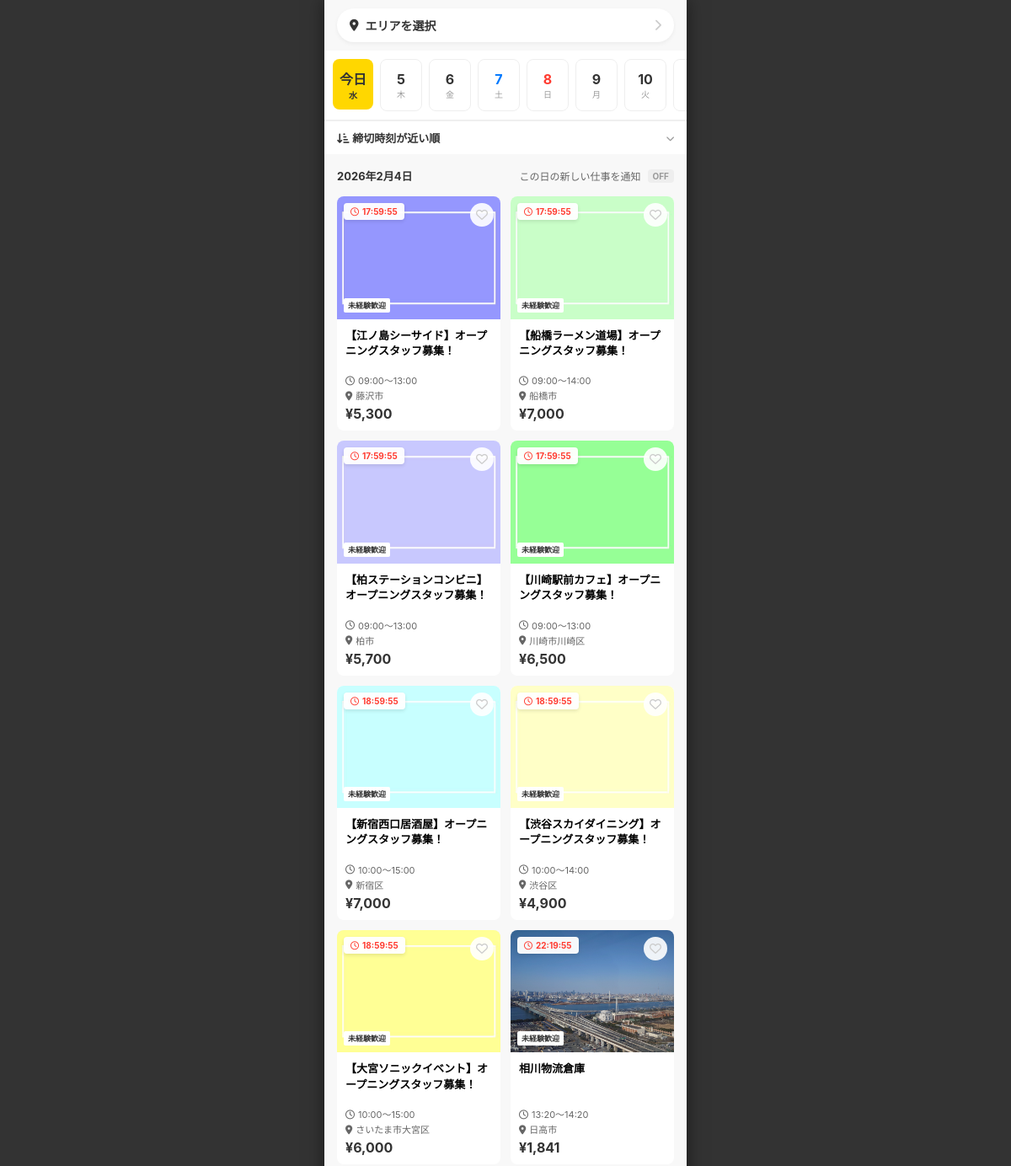
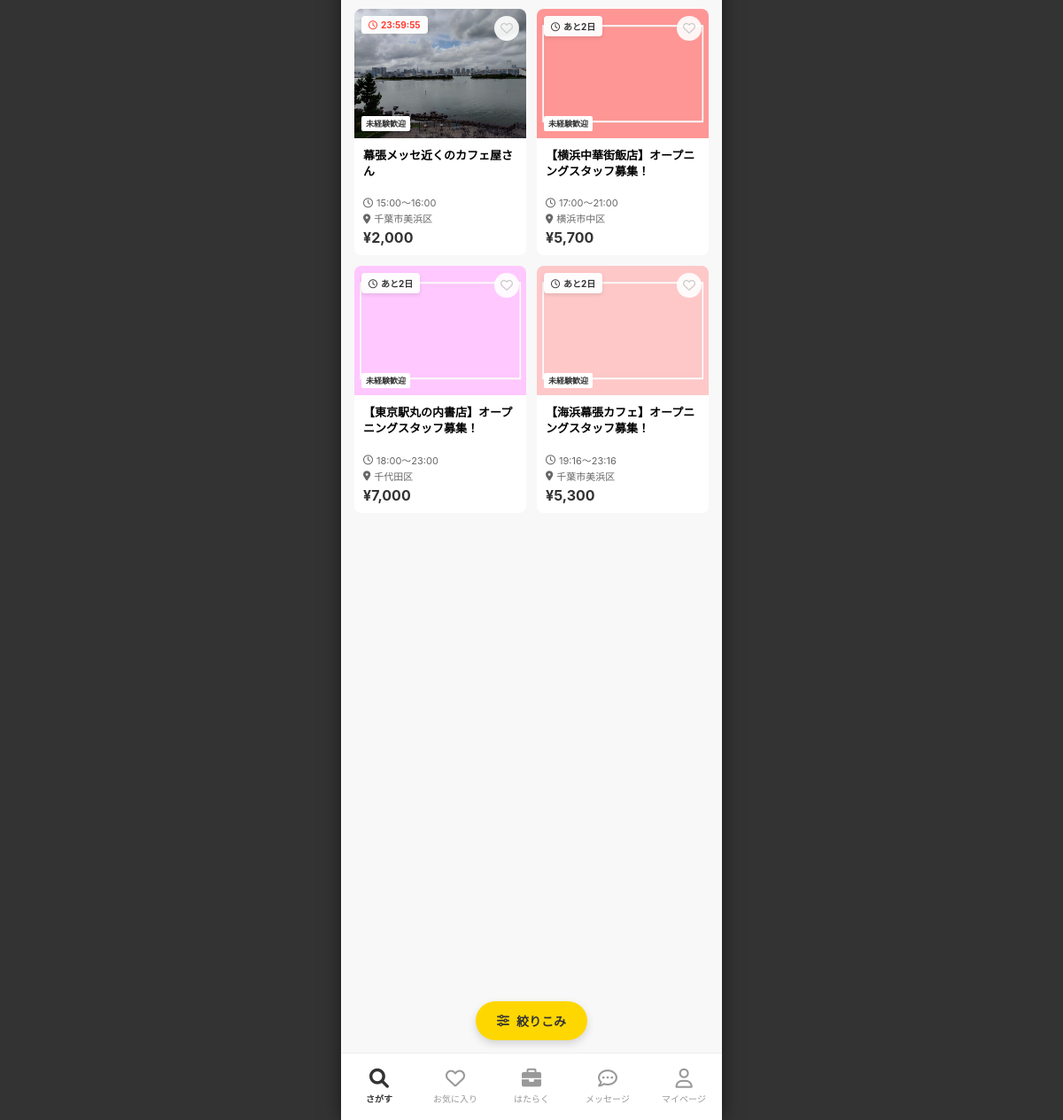
/home/, run on the app's committed database (2 pictures, top to bottom).
### business/models.py (models this page shows, shortened)
class JobPosting(models.Model):
    template = models.ForeignKey(JobTemplate, on_delete=models.CASCADE)
    work_date = models.DateField("勤務日")
    start_time = models.TimeField("開始時間")
    end_time = models.TimeField("終了時間")
    title = models.CharField("求人タイトル", max_length=200)
    work_content = models.TextField("業務内容", blank=True, null=True)
    is_long_term = models.BooleanField("長期バイト募集", default=False)
    hourly_wage = models.IntegerField("時給", default=1100)
    transportation_fee = models.IntegerField("交通費", default=500)
    recruitment_count = models.IntegerField("募集人数", default=1)
    break_start = models.TimeField("休憩開始時間", null=True, blank=True)
    break_duration = models.IntegerField("休憩時間(分)", default=0)
    application_deadline = models.DateTimeField("応募締切日時", null=True, blank=True)
    VISIBILITY_CHOICES = [
        ('public', '一般公開'),
        ('badge', 'バッジ限定'),
        ('group', 'グループ限定'),
        ('first_time', '初回ワーカー限定'),
        ('url', 'URL限定'),
    ]
    visibility = models.CharField("公開範囲", max_length=20, choices=VISIBILITY_CHOICES, default='public')
    is_published = models.BooleanField(default=True)
    created_at = models.DateTimeField(auto_now_add=True)
    @property
    def total_payment(self):
        from datetime import datetime, date, timedelta
        d = date.today()
        start_dt = datetime.combine(d, self.start_time)
        end_dt = datetime.combine(d, self.end_time)
        if end_dt <= start_dt:
            end_dt += timedelta(days=1)
        duration_hours = (end_dt - start_dt).total_seconds() / 3600
        work_hours = max(0, duration_hours - (self.break_duration / 60))
        return int(self.hourly_wage * work_hours) + self.transportation_fee

class JobTemplate(models.Model):
    store = models.ForeignKey(Store, on_delete=models.CASCADE)
    title = models.CharField("求人タイトル", max_length=200)
    industry = models.CharField("業種", max_length=100)
    occupation = models.CharField("職種", max_length=100)
    work_content = models.TextField("業務内容")
    precautions = models.TextField("注意事項")
    has_unexperienced_welcome = models.BooleanField("未経験者歓迎", default=False)
    has_bike_car_commute = models.BooleanField("バイク/車通勤可", default=False)
    has_clothing_free = models.BooleanField("服装自由", default=False)
    has_coupon_get = models.BooleanField("クーポンGET", default=False)
    has_meal = models.BooleanField("まかないあり", default=False)
    has_hair_color_free = models.BooleanField("髪型/カラー自由", default=False)
    has_bike_bicycle_commute = models.BooleanField("バイク/自転車通勤可", default=False)
    has_bicycle_commute = models.BooleanField("自転車通勤可", default=False)
    has_transportation_allowance = models.BooleanField("交通費支給", default=False)
    belongings = models.TextField("持ち物", blank=True, null=True)
    requirements = models.TextField("働くための条件", blank=True, null=True)
    manual_pdf = models.FileField("業務に関する書類(PDF)", upload_to='job_manuals/', null=True, blank=True)
    address = models.CharField("就業場所の住所", max_length=255)
    access = models.TextField("アクセス", blank=True, null=True)
    contact_number = models.CharField("緊急連絡先", max_length=20)
    SMOKING_CHOICES = [
        ('indoor_no_smoking', '屋内禁煙'),
        ('indoor_smoking_separate', '分煙'),
        ('indoor_smoking_ok', '屋内喫煙可'),
    ]
    smoking_prevention = models.CharField("受動喫煙防止措置", max_length=50, choices=SMOKING_CHOICES, default='indoor_no_smoking')
    has_smoking_area = models.BooleanField("喫煙可能エリアでの作業あり", default=False)
    question1 = models.CharField("働く前の質問1", max_length=200, blank=True, null=True)
    question2 = models.CharField("働く前の質問2", max_length=200, blank=True, null=True)
    question3 = models.CharField("働く前の質問3", max_length=200, blank=True, null=True)
    requires_qualification = models.BooleanField("資格が必要ですか？", default=False)
    QUAL_CHOICES = [
        ('none', '選択してください'),
        ('ordinary_car_license', '普通自動車免許'),
        ('mid_size_car_license', '中型自動車免許'),
        ('large_size_car_license', '大型自動車免許'),
        ('semi_mid_size_car_license', '準中型自動車免許'),
        ('motorcycle_license', '普通自動二輪車免許'),
        ('large_motorcycle_license', '大型自動二輪車免許'),
        ('moped_license', '原付免許'),
        ('forklift', 'フォークリフト'),
        ('hazardous_materials_b4', '危険物取扱者（乙4）'),
        ('food_hygiene_manager', '食品衛生責任者'),
        ('cook', '調理師'),
        ('nursing_care_basics', '介護職員初任者研修'),
        ('registered_seller', '登録販売者'),
        ('security_guard_training', '警備員新任教育受講済'),
        ('health_supervisor', '衛生管理者'),
    ]
    qualification_type = models.CharField("資格種別(旧)", max_length=50, choices=QUAL_CHOICES, default='none', blank=True, null=True)
    qualification = models.ForeignKey(QualificationMaster, on_delete=models.SET_NULL, null=True, blank=True, verbose_name="必須資格")
    qualification_notes = models.TextField("資格の補足情報", blank=True, null=True)
    skills = models.TextField("必要なスキル", blank=True, null=True) # カンマ区切りなどで保存
    other_conditions = models.TextField("その他の条件", blank=True, null=True) # 改行区切りなどで保存
    auto_message = models.TextField("自動送信メッセージ", blank=True, null=True)
    latitude = models.FloatField("緯度", null=True, blank=True)
    longitude = models.FloatField("経度", null=True, blank=True)
    created_at = models.DateTimeField(auto_now_add=True)

class JobTemplatePhoto(models.Model):
    template = models.ForeignKey(JobTemplate, on_delete=models.CASCADE, related_name='photos')
    image = models.ImageField("写真", upload_to='job_templates/photos/')
    order = models.PositiveIntegerField("表示順", default=0)
    class Meta:
        ordering = ['order']

class Store(models.Model):
    business = models.ForeignKey(BusinessProfile, on_delete=models.CASCADE)
    store_name = models.CharField("店舗名", max_length=100)
    industry = models.CharField("業種", max_length=50, blank=True, null=True) # 画像準拠で追加
    post_code = models.CharField("郵便番号", max_length=7)
    prefecture = models.CharField("都道府県", max_length=20)
    city = models.CharField("市区町村名", max_length=100)
    address_line = models.CharField("町域・番地", max_length=100)
    building = models.CharField("建物名など", max_length=100, blank=True)
    latitude = models.FloatField("緯度", null=True, blank=True)
    longitude = models.FloatField("経度", null=True, blank=True)

### jobs/views.py (the view, shortened to what this page needs)
# urls.py: path('home/', job_views.IndexView.as_view(), name='index'),
class IndexView(ListView):
    model = JobPosting
    template_name = 'Searchjobs/index.html'
    context_object_name = 'main_jobs'
    def get_queryset(self):
        self.today = timezone.localdate()
        date_str = self.request.GET.get('date', self.today.strftime('%Y-%m-%d'))
        try:
            self.selected_date = datetime.strptime(date_str, '%Y-%m-%d').date()
        except ValueError:
            self.selected_date = self.today
        self.selected_prefs = self.request.GET.getlist('pref')
        self.selected_prefs = [p for p in self.selected_prefs if p]
        if self.request.user.is_authenticated and not self.selected_prefs and not self.request.GET.get('date'):
            if hasattr(self.request.user, 'workerprofile') and self.request.user.workerprofile.target_prefectures:
                saved_prefs = self.request.user.workerprofile.target_prefectures.split(',')
                self.selected_prefs = [p for p in saved_prefs if p]
        flat_prefs = []
        for p in self.selected_prefs:
            if ',' in p:
                flat_prefs.extend(p.split(','))
            else:
                flat_prefs.append(p)
        self.selected_prefs = flat_prefs
        queryset = JobPosting.objects.filter(is_published=True, work_date=self.selected_date).prefetch_related('template__photos')
        if self.selected_prefs:
            queryset = queryset.filter(template__store__prefecture__in=self.selected_prefs)
        session_filters = self.request.session.get('job_filters', {})
        occupations = session_filters.get('occupations', [])
        if occupations:
            queryset = queryset.filter(template__occupation__in=occupations)
        rewards = session_filters.get('rewards', [])
        treatments = session_filters.get('treatments', [])
        time_ranges = session_filters.get('time_ranges', [])
        exclude_keyword = session_filters.get('exclude_keyword', '')
        if exclude_keyword:
            keywords = exclude_keyword.replace('　', ' ').split()
            for k in keywords:
                if k:
                    queryset = queryset.exclude(title__icontains=k).exclude(template__work_content__icontains=k)
        sort_type = self.request.GET.get('sort', 'deadline') # デフォルトは「締切時刻が近い順」
        if sort_type == 'deadline':
            queryset = queryset.order_by('work_date', 'start_time')
        elif sort_type == 'current_location':
            pass
        elif sort_type == 'specified_location':
            pass
        return queryset
    def get_context_data(self, **kwargs):
        context = super().get_context_data(**kwargs)
        user_fav_job_ids = []
        if self.request.user.is_authenticated:
            user_fav_job_ids = FavoriteJob.objects.filter(user=self.request.user).values_list('job_posting_id', flat=True)
        context.update({
            'date_list': [self.today + timedelta(days=i) for i in range(14)],
            'selected_date': self.selected_date,
            'selected_prefs': self.selected_prefs,
            'today': self.today,
            'user_fav_job_ids': set(user_fav_job_ids),
            'current_sort': self.request.GET.get('sort', 'deadline'), # 現在のソート順
        })
        return context

### jobs/templates/Searchjobs/index.html (shortened to what this page needs)
{% extends 'base_main.html' %}
{% load static %}
{% load humanize %}
{% block content %}
<div class="home-container">
    <a href="{% url 'location_home' %}" class="location-bar" style="text-decoration:none;">
        <div class="location-left">
            <i class="fa-solid fa-location-dot"></i>
            <span>{{ selected_prefs|join:"、"|default:"エリアを選択" }}</span>
        </div>
        <i class="fa-solid fa-chevron-right location-arrow"></i>
    </a>
    <div class="date-section">
        <div class="date-scroll">
            {% for d in date_list %}
            <a href="?date={{ d|date:'Y-m-d' }}&pref={{ selected_prefs|join:',' }}"
                class="date-chip {% if d == selected_date %}active{% endif %} {% if d|date:'w' == '0' %}sun{% elif d|date:'w' == '6' %}sat{% endif %}">
                {% if d == today %}
                <div class="date-day">今日</div>
                <div class="date-weekday">{{ d|date:"D" }}</div>
                {% else %}
                <div class="date-day">{{ d|date:"j" }}</div>
                <div class="date-weekday">{{ d|date:"D" }}</div>
                {% endif %}
            </a>
            {% endfor %}
        </div>
    </div>
    <div class="sort-bar">
        <button class="sort-btn" onclick="openSortModal()">
            <span>
                <i class="fa-solid fa-arrow-down-short-wide"></i>
                {% if current_sort == 'deadline' %}
                締切時刻が近い順
                {% elif current_sort == 'current_location' %}
                現在地から近い順
                {% elif current_sort == 'specified_location' %}
                指定した場所から近い順
                {% else %}
                並び替え
                {% endif %}
            </span>
            <i class="fa-solid fa-chevron-down" style="font-size:10px; color:#999;"></i>
        </button>
    </div>
    <div class="list-header">
        <div class="list-date-title">{{ selected_date|date:"Y年n月j日" }}</div>
        <div class="notification-toggle" onclick="toggleNotification('{{ selected_date|date:'Y年n月j日' }}')"
            style="cursor: pointer;">
            <span>この日の新しい仕事を通知</span>
            <span class="toggle-switch-off">OFF</span>
        </div>
    </div>
    <div class="job-grid">
        {% for job in main_jobs %}
        <a href="{% url 'job_detail' job.pk %}?date={{ selected_date|date:'Y-m-d' }}" class="job-card-grid">
            <div class="card-img-area">
                {% if job.template.photos.first %}
                <img src="{{ job.template.photos.first.image.url }}" class="card-img">
                {% else %}
                <div class="card-img"
                    style="background:{{ job.image_color|default:'#eee' }}; display:flex; align-items:center; justify-content:center;">
                    <i class="fa-solid fa-briefcase" style="color:rgba(255,255,255,0.5); font-size:32px;"></i>
                </div>
                {% endif %}
                <div class="badge-timer">
                    <i class="fa-regular fa-clock"></i>
                    <span class="timer"
                        data-deadline="{{ job.work_date|date:'Y/m/d' }} {{ job.start_time|date:'H:i' }}">計算中</span>
                </div>
                <div class="btn-fav-circle {% if job.id in user_fav_job_ids %}active{% endif %}"
                    onclick="event.preventDefault(); toggleFav({{ job.pk }}, this)">
                    <i class="fa-{% if job.id in user_fav_job_ids %}solid{% else %}regular{% endif %} fa-heart"></i>
                </div>
                {% if job.template.has_unexperienced_welcome %}
                <div class="img-tag">未経験歓迎</div>
                {% endif %}
            </div>
            <div class="card-content">
                <div class="card-title">{{ job.title }}</div>
                <div class="card-meta">
                    <i class="fa-regular fa-clock"></i> {{ job.start_time|date:"H:i" }}〜{{ job.end_time|date:"H:i" }}
                </div>
                <div class="card-meta">
                    <i class="fa-solid fa-location-dot"></i> {{ job.template.store.city }}
                </div>
                <div class="card-price">¥{{ job.total_payment|intcomma }}</div>
            </div>
        </a>
        {% empty %}
        <div class="empty-msg">
            この日の求人はまだありません<br>
            <span style="font-size:12px;">日付を変更して探してみてください</span>
        </div>
        {% endfor %}
    </div>
</div>
<a href="{% url 'refine_home' %}?from=index" class="floating-refine-btn">
    <i class="fa-solid fa-sliders"></i> 絞りこみ
</a>
{% endblock %}

### templates/base_main.html (shortened to what this page needs)
<!DOCTYPE html>
<html lang="ja">
<head>
    <link rel="stylesheet" href="https://cdnjs.cloudflare.com/ajax/libs/font-awesome/6.0.0/css/all.min.css">
</head>
<body>
    <div class="phone-wrapper">
        <div class="content-area">
            {% block content %}{% endblock %}
        </div>
        <nav class="bottom-nav">
            <a href="{% url 'index' %}"
                class="nav-item {% if request.resolver_match.url_name == 'index' %}active{% endif %}">
                <i class="fa-solid fa-magnifying-glass"></i>さがす
            </a>
            <a href="{% url 'favorites' %}"
                class="nav-item {% if request.resolver_match.url_name == 'favorites' or request.resolver_match.url_name == 'favorite_stores' %}active{% endif %}">
                <i class="fa-regular fa-heart"></i>お気に入り
            </a>
            <a href="{% url 'work_schedule' %}"
                class="nav-item {% if request.resolver_match.url_name == 'work_schedule' or request.resolver_match.url_name == 'work_completed' %}active{% endif %}">
                <i class="fa-solid fa-briefcase"></i>はたらく
            </a>
            <a href="{% url 'worker_message_list' %}"
                class="nav-item {% if request.resolver_match.url_name == 'worker_message_list' %}active{% endif %}">
                <i class="fa-regular fa-comment-dots"></i>メッセージ
            </a>
            <a href="{% url 'mypage' %}"
                class="nav-item {% if request.resolver_match.url_name == 'mypage' %}active{% endif %}">
                <i class="fa-regular fa-user"></i>マイページ
            </a>
        </nav>
    </div>
</body>
</html>

### data on the page
JobPosting: template.photos.first.image (picture), shows "未経験歓迎", title "【江ノ島シーサイド】オープニングスタッフ募集！", start_time "09:00", end_time "13:00", template.store.city "藤沢市", total_payment "5,300"
JobPosting: template.photos.first.image (picture), shows "未経験歓迎", title "【船橋ラーメン道場】オープニングスタッフ募集！", start_time "09:00", end_time "14:00", template.store.city "船橋市", total_payment "7,000"
JobPosting: template.photos.first.image (picture), shows "未経験歓迎", title "【柏ステーションコンビニ】オープニングスタッフ募集！", start_time "09:00", end_time "13:00", template.store.city "柏市", total_payment "5,700"
JobPosting: template.photos.first.image (picture), shows "未経験歓迎", title "【川崎駅前カフェ】オープニングスタッフ募集！", start_time "09:00", end_time "13:00", template.store.city "川崎市川崎区", total_payment "6,500"
JobPosting: template.photos.first.image (picture), shows "未経験歓迎", title "【新宿西口居酒屋】オープニングスタッフ募集！", start_time "10:00", end_time "15:00", template.store.city "新宿区", total_payment "7,000"
JobPosting: template.photos.first.image (picture), shows "未経験歓迎", title "【渋谷スカイダイニング】オープニングスタッフ募集！", start_time "10:00", end_time "14:00", template.store.city "渋谷区", total_payment "4,900"
JobPosting: template.photos.first.image (picture), shows "未経験歓迎", title "【大宮ソニックイベント】オープニングスタッフ募集！", start_time "10:00", end_time "15:00", template.store.city "さいたま市大宮区", total_payment "6,000"
JobPosting: template.photos.first.image (picture), shows "未経験歓迎", title "相川物流倉庫", start_time "13:20", end_time "14:20", template.store.city "日高市", total_payment "1,841"
JobPosting: template.photos.first.image (picture), shows "未経験歓迎", title "幕張メッセ近くのカフェ屋さん", start_time "15:00", end_time "16:00", template.store.city "千葉市美浜区", total_payment "2,000"
JobPosting: template.photos.first.image (picture), shows "未経験歓迎", title "【横浜中華街飯店】オープニングスタッフ募集！", start_time "17:00", end_time "21:00", template.store.city "横浜市中区", total_payment "5,700"
JobPosting: template.photos.first.image (picture), shows "未経験歓迎", title "【東京駅丸の内書店】オープニングスタッフ募集！", start_time "18:00", end_time "23:00", template.store.city "千代田区", total_payment "7,000"
JobPosting: template.photos.first.image (picture), shows "未経験歓迎", title "【海浜幕張カフェ】オープニングスタッフ募集！", start_time "19:16", end_time "23:16", template.store.city "千葉市美浜区", total_payment "5,300"

### other printed values
{{ selected_prefs|join:"、"|default:"エリアを選択" }} "エリアを選択"
{{ d|date:"D" }} "水"
{{ d|date:"j" }} "5" "6" "7" "8" "9" "10"
{{ d|date:"D" }} "木" "金" "土" "日" "月" "火"
{{ selected_date|date:"Y年n月j日" }} "2026年2月4日"
